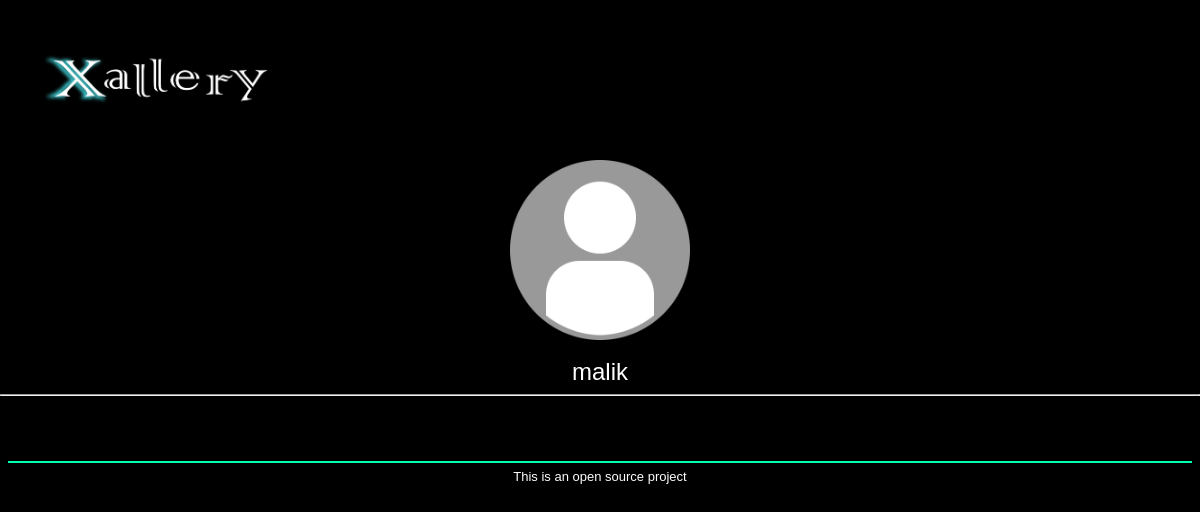
Page /3 on the committed database.
### tables this page shows
CREATE TABLE user (

    id INTEGER  PRIMARY KEY AUTOINCREMENT,
    username TEXT UNIQUE NOT NULL,
    password TEXT NOT NULL,
    profile_picture TEXT DEFAULT "0.png"

);

### Xallery/gallery.py (the view, shortened to what this page needs)
@bp.route("/<int:id>", methods=("GET", "POST"))
def profile(id):
    designer = get_designer(id)
    pictures = get_picture(id)
    return render_template("gallery/profile.html", pictures=pictures ,designer=designer)

### Xallery/auth.py (called while the page is built)
@bp.before_app_request
def load_logged_in_user():
    user_id = session.get("user_id")
    if user_id is None:
        g.user = None
    else:
        g.user = (
            get_db().execute("SELECT * FROM user WHERE id = ?", (user_id,)).fetchone()
        )

### Xallery/db.py (called while the page is built)
def get_db():
    if "db" not in g:
        g.db = sqlite3.connect(
            current_app.config["DATABASE"],
            detect_types=sqlite3.PARSE_DECLTYPES,
        )
        g.db.row_factory = sqlite3.Row
    return g.db

### Xallery/gallery.py (called while the page is built)
@bp.before_app_request
def load_logged_in_user():
    user_id = session.get("user_id")
    if user_id is None:
        g.user = None
    else:
        g.user = (
            get_db().execute("SELECT * FROM user WHERE id = ?", (user_id,)).fetchone()
        )

### Xallery/module.py (called while the page is built)
def get_designer(id=None):
    db = get_db()
    if id is not None:
        designer = db.execute("SELECT * FROM user WHERE id = ?", (id,)).fetchone()
        if designer is None:
            abort(404)
    else:
        designer = db.execute("SELECT * FROM user").fetchall()
    return designer

def get_picture(id=None):
	db = get_db()
	if id is not None:
		picture = db.execute("SELECT * FROM picture where owner_id = ? ORDER BY published DESC",(id,)).fetchall()
	else:
		picture = db.execute("SELECT * FROM picture").fetchall()
	return picture

### Xallery/templates/gallery/profile.html (shortened to what this page needs)
{% extends 'layout.html'%}
{% block header %}
<div class="logo">
    <a  href="{{ url_for('gallery.index')}}" ><img src={{ url_for('static', filename='static/logo.png')}} alt="Xallery"></a>
</div>
{% endblock %}
{% block content %}
    <div class="profile-page-img">
	    <img src={{ url_for('static', filename=designer['profile_picture'])}}>
    </div>
    <div class="profile-page-info">
        <div class="name">
            {{ designer['username']}}
        </div>
    </div>
    <hr>
    <div class="pictures">
    </div>
{% endblock %}

### Xallery/static/static/style.css (style rules this page uses)
body { padding: 0; margin: 0; font-family: Arial, Helvetica, sans-serif; background-color:rgb(0, 0, 0); color: white; }
header img { width: 300px; height: 100px; }
.logo { float: left; margin-top: 10px; display: block; }
.profile-page-img { padding: 2px; margin-top: -10px; display: block }
.profile-page-img img { width: 15vw; height: 15vw; }
.profile-page-info { margin-top: 1vw; }
.profile-page-info .name { font-size: 2vw; }
.pictures { padding: 10px; margin: 4px; background-color: black; }

### rows in the picture
user: profile_picture (picture), username "malik"
